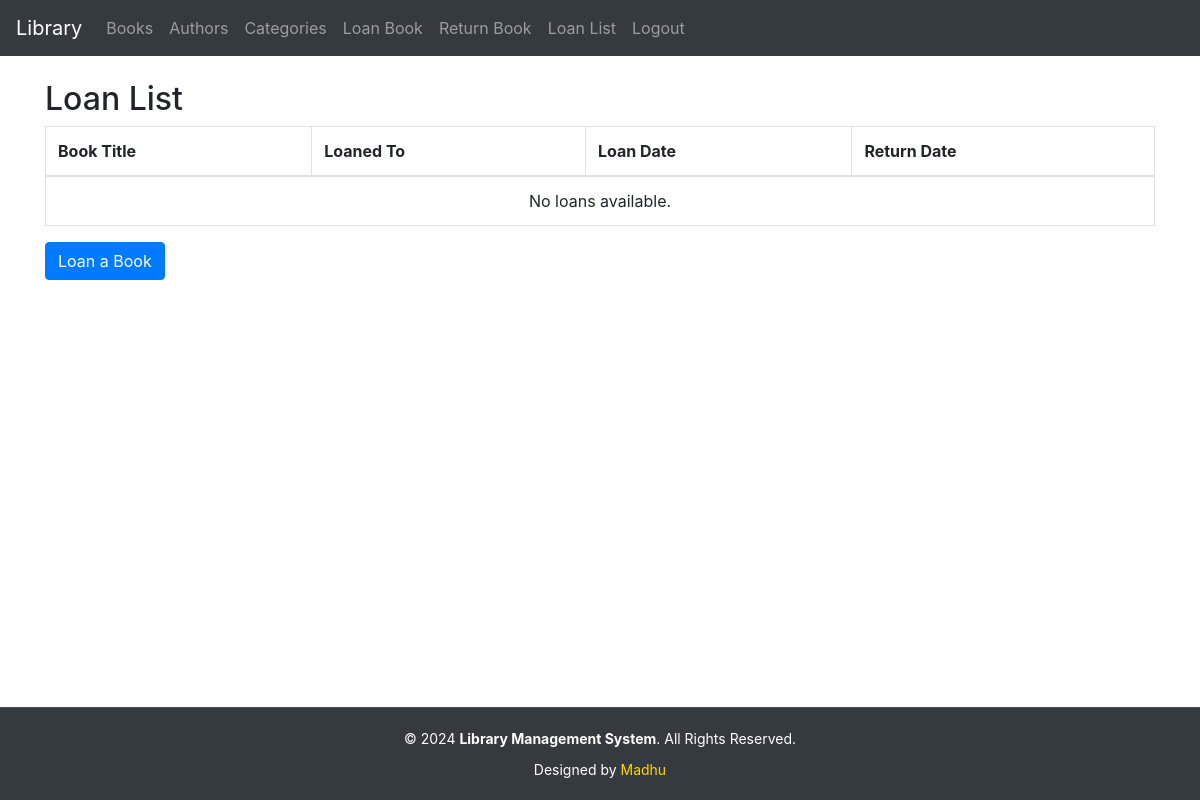
The app's page /loans/ (signed in), older data.
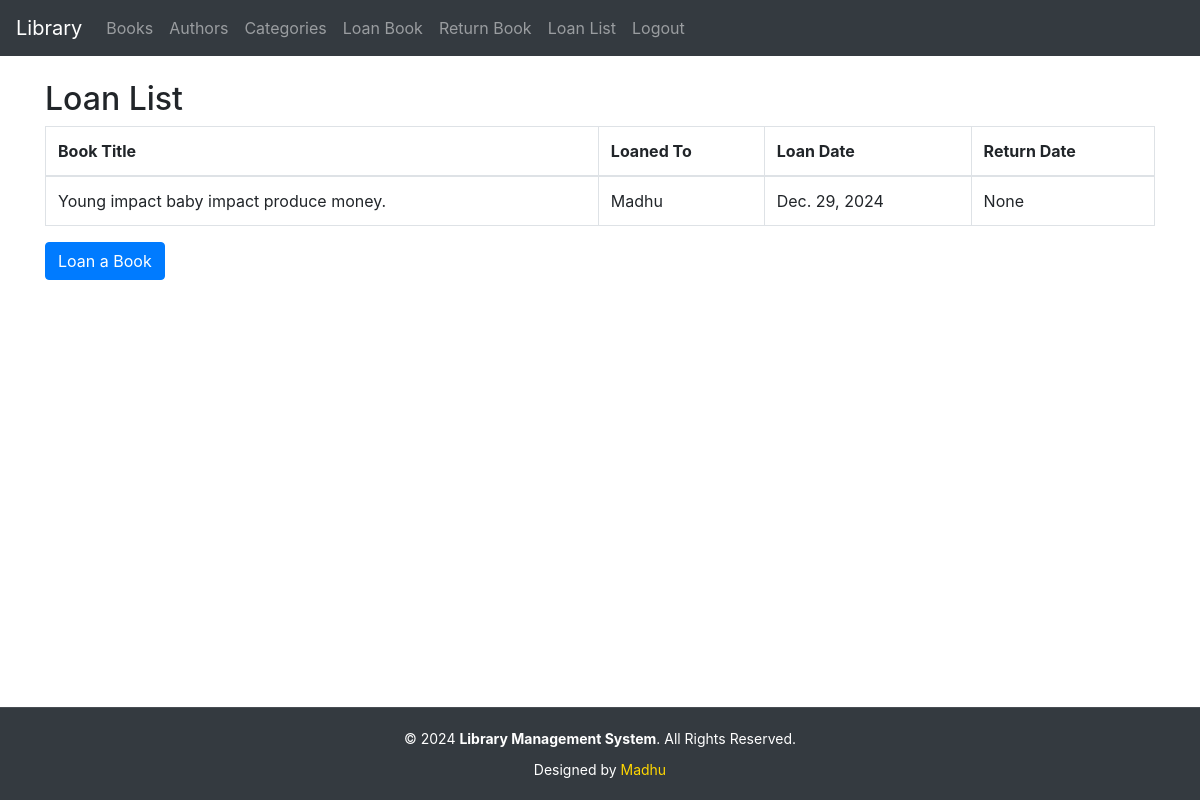
The same page, newer data.
### library/models.py (models this page shows, shortened)
class Loan(models.Model):
    book = models.ForeignKey(Book, on_delete=models.CASCADE)
    loaned_to = models.CharField(max_length=255)
    loaned_date = models.DateField(default=now)
    return_date = models.DateField(null=True, blank=True)

class Book(models.Model):
    title = models.CharField(max_length=255)
    author = models.ForeignKey(Author, on_delete=models.CASCADE)
    category = models.ForeignKey(Category, on_delete=models.CASCADE)
    isbn = models.CharField(max_length=13, unique=True)
    published_date = models.DateField()
    copies_available = models.PositiveIntegerField(default=1)
    cover_image = models.ImageField(upload_to='covers/', null=True, blank=True)

### library/views.py (the view)
# urls.py: path('loans/', loan_list, name='loan_list'),
@login_required
def loan_list(request):
    loans = Loan.objects.all()
    return render(request, 'library/loan_list.html', {'loans': loans})

### templates/library/loan_list.html (shortened to what this page needs)
{% extends 'library/base.html' %}
{% block content %}
<h2>Loan List</h2>
<table class="table table-bordered">
    <thead>
        <tr>
            <th>Book Title</th>
            <th>Loaned To</th>
            <th>Loan Date</th>
            <th>Return Date</th>
        </tr>
    </thead>
    <tbody>
        {% for loan in loans %}
        <tr>
            <td>{{ loan.book.title }}</td>
            <td>{{ loan.loaned_to }}</td>
            <td>{{ loan.loaned_date }}</td>
            <td>{{ loan.return_date }}</td>
        </tr>
        {% empty %}
        <tr>
            <td colspan="4" class="text-center">No loans available.</td>
        </tr>
        {% endfor %}
    </tbody>
</table>
<a href="{% url 'loan_book' %}" class="btn btn-primary">Loan a Book</a>
{% endblock %}

Row changes from the older to the newer data that the page shows:
added Loan: book "Young impact baby impact produce money.", loaned_to "Madhu", loaned_date "Dec. 29, 2024", return_date "None"
Text that changed along with them:
text no longer shown: "No loans available."
